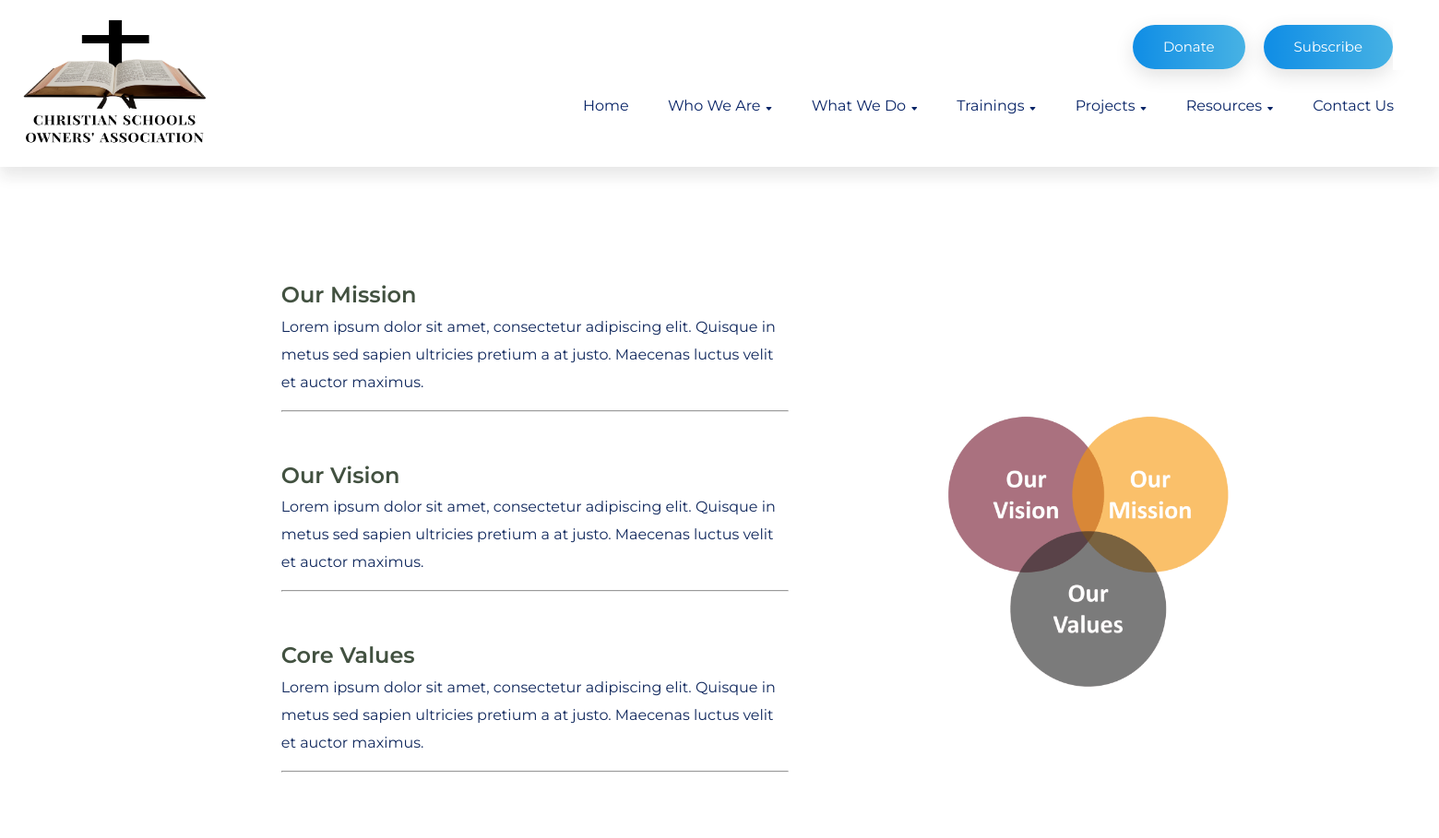
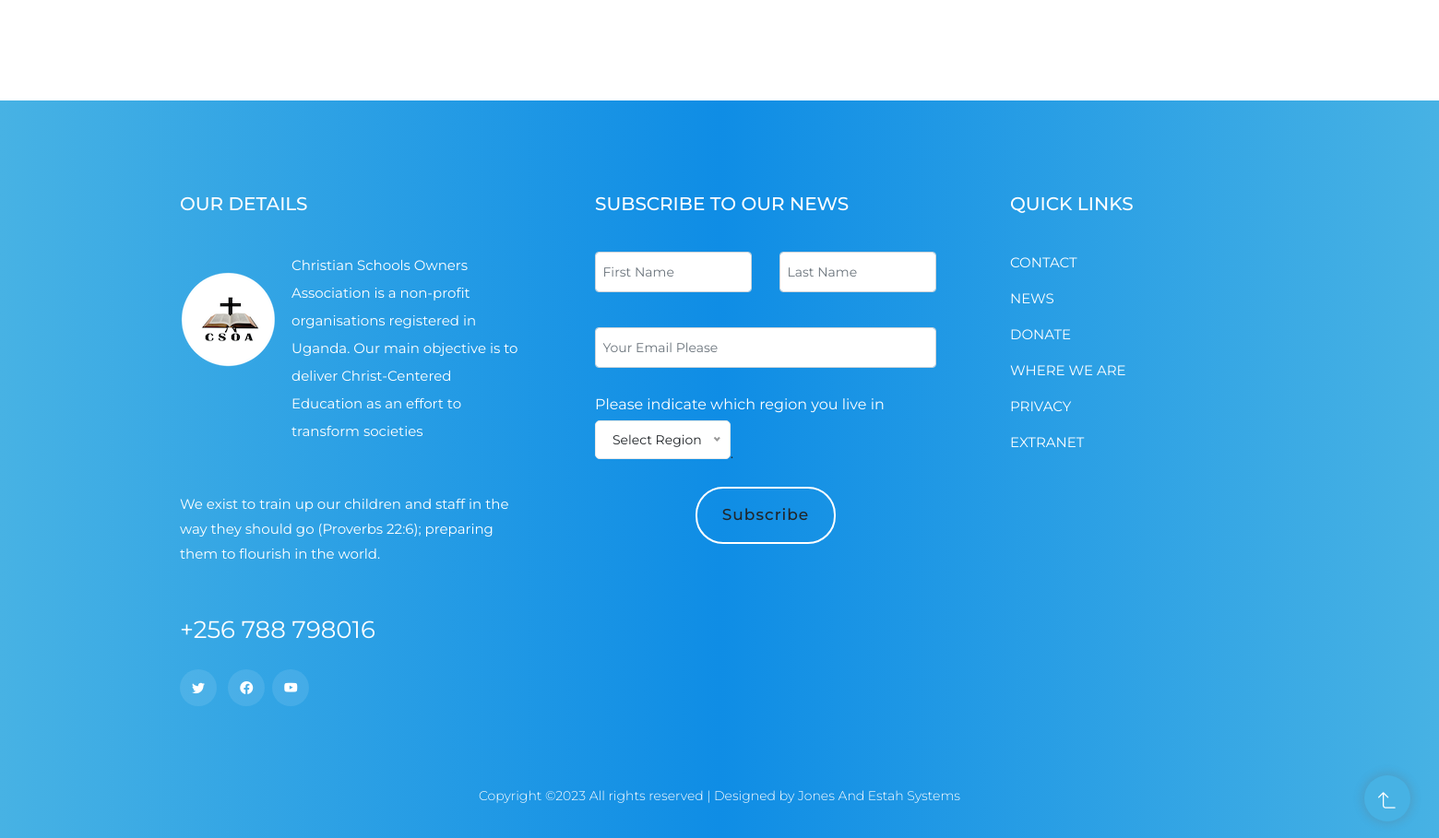
/about, run on the app's committed database (2 pictures, top to bottom).
### whoweare/models.py (models this page shows, shortened)
class Statement(models.Model):
    title = models.CharField(max_length=100)
    description = models.CharField(max_length=1000)
    class Meta:
        verbose_name = _("Statement")
        verbose_name_plural = _("Statement")

### whoweare/views.py (the view)
# urls.py: path('',views.statements, name='statements'),
def statements(request):
    text = MovingText.objects.all()
    word = MovingWord.objects.all()
    stats = models.Statement.objects.all()
    head = Header.objects.all()
    context = {"moving": text, "movingword": word, "states": stats, "heads": head}
    return render(request, 'statements.html', context)

### csoa/templatetags/my_extras.py (called while the page is built)
@register.filter
def slide_text(words, text):
    filtered = words.filter(movingText=text)
    return list(filtered)

### whoweare/templates/statements.html (shortened to what this page needs)
{% extends 'index.html' %}
{% load static %}
{% block content %}
    <div class="container">
        <div class="row d-flex align-items-center">
            <div class="col-md-8 mt-5 align-items-stretch" style="padding:8vw">
                {% for state in states %}
                    <div class="statement">
                    <h4>{{ state.title }}</h4>
                    <p>{{ state.description }}</p>
                    <hr>
                </div>
                {% endfor %}
            </div>
            <div class="col-md-4">
                <img src="{% static 'assets/img/mission.png'%}" class="img-fluid" style="padding:2vw">
            </div>
        </div>
    </div>
{% endblock %}

### whoweare/templates/statements.html (style rules this page uses)
.statement { margin-bottom:10%; }

### data on the page
Statement: title "Our Mission", description "Lorem ipsum dolor sit amet, consectetur adipiscing elit. Quisque in metus sed sapien ultricies pretium a at justo. Maecenas luctus velit et auctor maximus."
Statement: title "Our Vision", description "Lorem ipsum dolor sit amet, consectetur adipiscing elit. Quisque in metus sed sapien ultricies pretium a at justo. Maecenas luctus velit et auctor maximus."
Statement: title "Core Values", description "Lorem ipsum dolor sit amet, consectetur adipiscing elit. Quisque in metus sed sapien ultricies pretium a at justo. Maecenas luctus velit et auctor maximus."
